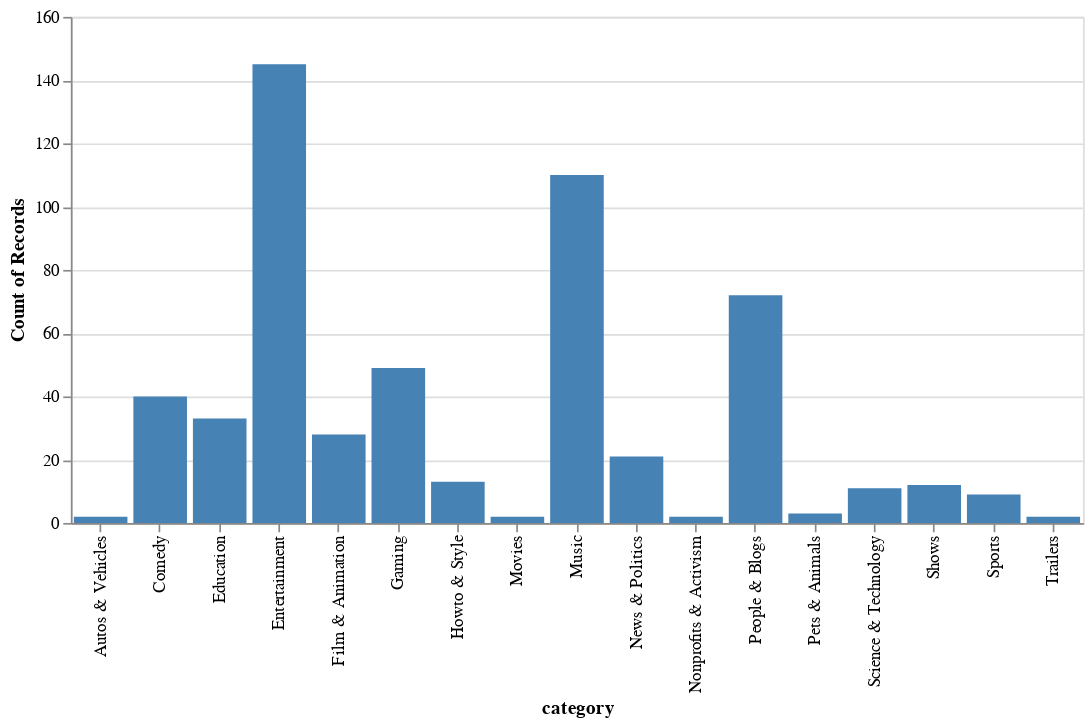

Notebook code cell kept with this figure:
### Code cell
pt_sel = alt.selection_point(name="pt_sel", encodings=["x"])

alt.Chart(df, name="bars").mark_bar().encode(
    x="category:N",
    y="count()",
    color=alt.condition(pt_sel, alt.ColorValue("steelblue"), alt.ColorValue("grey"))
).add_params(pt_sel).properties(width=600)

### Figure 1 — Vega-Lite specification as saved in the notebook (floating-point values rounded to 4 significant figures; data arrays with more than 128 entries replaced by an {"elided": "..."} marker saying what was removed)
{"$schema": "https://vega.github.io/schema/vega-lite/v5.8.0.json", "config": {"view": {"continuousHeight": 300, "continuousWidth": 300}}, "data": {"name": "data-8c6742fdeb2244512e5b40bb0c3cb683"}, "datasets": {"data-8c6742fdeb2244512e5b40bb0c3cb683": {"elided": "554 records"}}, "encoding": {"color": {"condition": {"param": "pt_sel", "value": "steelblue"}, "value": "grey"}, "x": {"field": "category", "type": "nominal"}, "y": {"aggregate": "count", "type": "quantitative"}}, "mark": {"type": "bar"}, "name": "bars", "params": [{"name": "pt_sel", "select": {"encodings": ["x"], "type": "point"}}], "width": 600}
